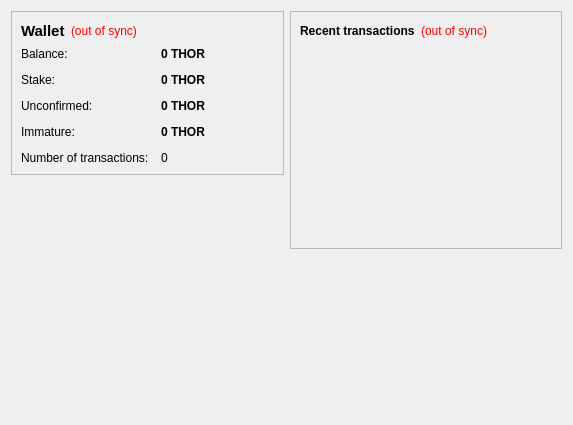
<?xml version="1.0" encoding="UTF-8"?>
<ui version="4.0">
 <class>OverviewPage</class>
 <widget class="QWidget" name="OverviewPage">
  <property name="geometry">
   <rect>
    <x>0</x>
    <y>0</y>
    <width>573</width>
    <height>425</height>
   </rect>
  </property>
  <property name="windowTitle">
   <string>Form</string>
  </property>
  <layout class="QHBoxLayout" name="horizontalLayout" stretch="1,1">
   <item>
    <layout class="QVBoxLayout" name="verticalLayout_2">
     <item>
      <widget class="QFrame" name="frame">
       <property name="frameShape">
        <enum>QFrame::StyledPanel</enum>
       </property>
       <property name="frameShadow">
        <enum>QFrame::Raised</enum>
       </property>
       <layout class="QVBoxLayout" name="verticalLayout_4">
        <item>
         <layout class="QHBoxLayout" name="horizontalLayout_4">
          <item>
           <widget class="QLabel" name="label_5">
            <property name="font">
             <font>
              <pointsize>11</pointsize>
              <weight>75</weight>
              <bold>true</bold>
             </font>
            </property>
            <property name="text">
             <string>Wallet</string>
            </property>
           </widget>
          </item>
          <item>
           <widget class="QLabel" name="labelWalletStatus">
            <property name="toolTip">
             <string>The displayed information may be out of date. Your wallet automatically synchronizes with the Thorcoin network after a connection is established, but this process has not completed yet.</string>
            </property>
            <property name="styleSheet">
             <string notr="true">QLabel { color: red; }</string>
            </property>
            <property name="text">
             <string notr="true">(out of sync)</string>
            </property>
            <property name="alignment">
             <set>Qt::AlignLeading|Qt::AlignLeft|Qt::AlignVCenter</set>
            </property>
           </widget>
          </item>
          <item>
           <spacer name="horizontalSpacer_2">
            <property name="orientation">
             <enum>Qt::Horizontal</enum>
            </property>
            <property name="sizeHint" stdset="0">
             <size>
              <width>40</width>
              <height>20</height>
             </size>
            </property>
           </spacer>
          </item>
         </layout>
        </item>
        <item>
         <layout class="QFormLayout" name="formLayout_2">
          <property name="fieldGrowthPolicy">
           <enum>QFormLayout::AllNonFixedFieldsGrow</enum>
          </property>
          <property name="horizontalSpacing">
           <number>12</number>
          </property>
          <property name="verticalSpacing">
           <number>12</number>
          </property>
          <item row="0" column="0">
           <widget class="QLabel" name="label">
            <property name="text">
             <string>Balance:</string>
            </property>
           </widget>
          </item>
          <item row="0" column="1">
           <widget class="QLabel" name="labelBalance">
            <property name="font">
             <font>
              <weight>75</weight>
              <bold>true</bold>
             </font>
            </property>
            <property name="cursor">
             <cursorShape>IBeamCursor</cursorShape>
            </property>
            <property name="toolTip">
             <string>Your current balance</string>
            </property>
            <property name="text">
             <string notr="true">0 THOR</string>
            </property>
            <property name="textInteractionFlags">
             <set>Qt::LinksAccessibleByMouse|Qt::TextSelectableByKeyboard|Qt::TextSelectableByMouse</set>
            </property>
           </widget>
          </item>
          <item row="1" column="0">
           <widget class="QLabel" name="label_6">
            <property name="text">
             <string>Stake:</string>
            </property>
           </widget>
          </item>
          <item row="1" column="1">
           <widget class="QLabel" name="labelStake">
            <property name="font">
             <font>
              <weight>75</weight>
              <bold>true</bold>
             </font>
            </property>
            <property name="cursor">
             <cursorShape>IBeamCursor</cursorShape>
            </property>
            <property name="toolTip">
             <string>Total of coins that was staked, and do not yet count toward the current balance</string>
            </property>
            <property name="text">
             <string notr="true">0 THOR</string>
            </property>
            <property name="textInteractionFlags">
             <set>Qt::LinksAccessibleByMouse|Qt::TextSelectableByKeyboard|Qt::TextSelectableByMouse</set>
            </property>
           </widget>
          </item>
          <item row="2" column="0">
           <widget class="QLabel" name="label_3">
            <property name="text">
             <string>Unconfirmed:</string>
            </property>
           </widget>
          </item>
          <item row="2" column="1">
           <widget class="QLabel" name="labelUnconfirmed">
            <property name="font">
             <font>
              <weight>75</weight>
              <bold>true</bold>
             </font>
            </property>
            <property name="cursor">
             <cursorShape>IBeamCursor</cursorShape>
            </property>
            <property name="toolTip">
             <string>Total of transactions that have yet to be confirmed, and do not yet count toward the current balance</string>
            </property>
            <property name="text">
             <string notr="true">0 THOR</string>
            </property>
            <property name="textInteractionFlags">
             <set>Qt::LinksAccessibleByMouse|Qt::TextSelectableByKeyboard|Qt::TextSelectableByMouse</set>
            </property>
           </widget>
          </item>
          <item row="3" column="0">
           <widget class="QLabel" name="labelImmatureText">
            <property name="text">
             <string>Immature:</string>
            </property>
           </widget>
          </item>
          <item row="3" column="1">
           <widget class="QLabel" name="labelImmature">
            <property name="font">
             <font>
              <weight>75</weight>
              <bold>true</bold>
             </font>
            </property>
            <property name="toolTip">
             <string>Mined balance that has not yet matured</string>
            </property>
            <property name="text">
             <string notr="true">0 THOR</string>
            </property>
            <property name="textInteractionFlags">
             <set>Qt::LinksAccessibleByMouse|Qt::TextSelectableByKeyboard|Qt::TextSelectableByMouse</set>
            </property>
           </widget>
          </item>
          <item row="4" column="0">
           <widget class="QLabel" name="label_2">
            <property name="text">
             <string>Number of transactions:</string>
            </property>
           </widget>
          </item>
          <item row="4" column="1">
           <widget class="QLabel" name="labelNumTransactions">
            <property name="toolTip">
             <string>Total number of transactions in wallet</string>
            </property>
            <property name="text">
             <string notr="true">0</string>
            </property>
           </widget>
          </item>
         </layout>
        </item>
       </layout>
      </widget>
     </item>
     <item>
      <spacer name="verticalSpacer">
       <property name="orientation">
        <enum>Qt::Vertical</enum>
       </property>
       <property name="sizeHint" stdset="0">
        <size>
         <width>20</width>
         <height>40</height>
        </size>
       </property>
      </spacer>
     </item>
     <item alignment="Qt::AlignHCenter">
      <widget class="QLabel" name="label_7">
       <property name="text">
        <string/>
       </property>
       <property name="pixmap">
        <pixmap resource="../bitcoin.qrc">:/icons/res/icons/badge (2).png</pixmap>
       </property>
      </widget>
     </item>
    </layout>
   </item>
   <item>
    <layout class="QVBoxLayout" name="verticalLayout_3">
     <item>
      <widget class="QFrame" name="frame_2">
       <property name="frameShape">
        <enum>QFrame::StyledPanel</enum>
       </property>
       <property name="frameShadow">
        <enum>QFrame::Raised</enum>
       </property>
       <layout class="QVBoxLayout" name="verticalLayout">
        <item>
         <layout class="QHBoxLayout" name="horizontalLayout_2">
          <item>
           <widget class="QLabel" name="label_4">
            <property name="text">
             <string>&lt;b&gt;Recent transactions&lt;/b&gt;</string>
            </property>
           </widget>
          </item>
          <item>
           <widget class="QLabel" name="labelTransactionsStatus">
            <property name="toolTip">
             <string>The displayed information may be out of date. Your wallet automatically synchronizes with the Thorcoin network after a connection is established, but this process has not completed yet.</string>
            </property>
            <property name="styleSheet">
             <string notr="true">QLabel { color: red; }</string>
            </property>
            <property name="text">
             <string notr="true">(out of sync)</string>
            </property>
            <property name="alignment">
             <set>Qt::AlignRight|Qt::AlignTrailing|Qt::AlignVCenter</set>
            </property>
           </widget>
          </item>
          <item>
           <spacer name="horizontalSpacer">
            <property name="orientation">
             <enum>Qt::Horizontal</enum>
            </property>
            <property name="sizeHint" stdset="0">
             <size>
              <width>40</width>
              <height>20</height>
             </size>
            </property>
           </spacer>
          </item>
         </layout>
        </item>
        <item>
         <widget class="QListView" name="listTransactions">
          <property name="styleSheet">
           <string notr="true">QListView { background: transparent; }</string>
          </property>
          <property name="frameShape">
           <enum>QFrame::NoFrame</enum>
          </property>
          <property name="verticalScrollBarPolicy">
           <enum>Qt::ScrollBarAlwaysOff</enum>
          </property>
          <property name="horizontalScrollBarPolicy">
           <enum>Qt::ScrollBarAlwaysOff</enum>
          </property>
          <property name="selectionMode">
           <enum>QAbstractItemView::NoSelection</enum>
          </property>
         </widget>
        </item>
       </layout>
      </widget>
     </item>
     <item>
      <spacer name="verticalSpacer_2">
       <property name="orientation">
        <enum>Qt::Vertical</enum>
       </property>
       <property name="sizeHint" stdset="0">
        <size>
         <width>20</width>
         <height>40</height>
        </size>
       </property>
      </spacer>
     </item>
    </layout>
   </item>
  </layout>
 </widget>
 <resources>
  <include location="../bitcoin.qrc"/>
 </resources>
 <connections/>
</ui>
